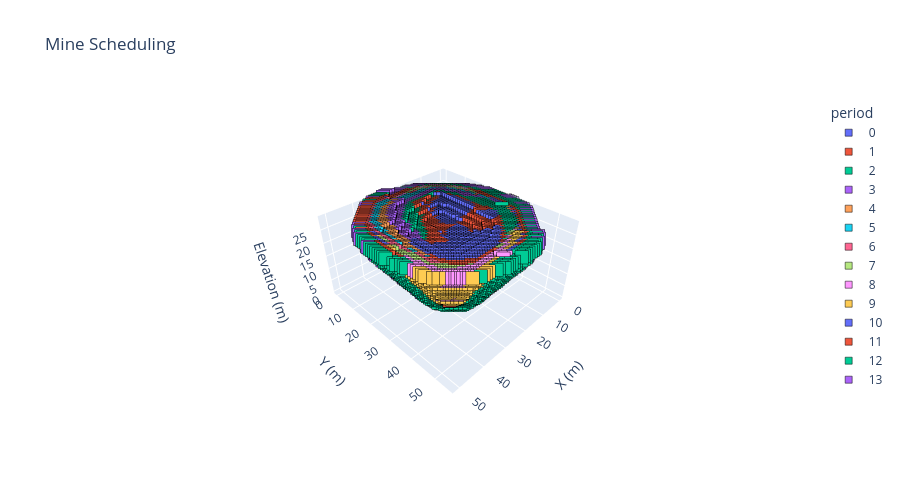

This figure's notebook cell:
### Markdown cell above
### Mine Scheduling 3D Plot

### Code cell
# Block dimensions
dx, dy, dz = 1, 1, 1

# Filter extracted blocks and prepare data
d = blocks.loc[blocks.period.notna()].copy()
d["period"] = d["period"].astype(int)
d[["x","y","z"]] *= [dx, dy, dz]
d["period"] -= d["period"].min()
d["period"] = d["period"].astype(str)

# Axis scaling for correct proportions
r = d[["x","y","z"]].max() - d[["x","y","z"]].min()
s = r.max()

# 3D categorical scatter with Plotly default colors
fig = px.scatter_3d(d, x="x", y="y", z="z", color="period", color_discrete_sequence=px.colors.qualitative.Plotly,
    category_orders={"period": sorted(d["period"], key=int)}, labels={"color": "Periods"}, 
    title="Mine Scheduling", width=900, height=500).update_traces(marker=dict(symbol="square", size=7, 
    line=dict(width=0.5, color="black"))).update_layout(scene=dict(xaxis_title="X (m)", yaxis_title="Y (m)", 
    zaxis_title="Elevation (m)", aspectmode="manual", aspectratio=dict(x=r.x/s, y=r.y/s, z=r.z/s)))
fig.show()

### Figure 1 — Plotly figure (JSON) as saved in the notebook; plotly's stock layout.template omitted (floating-point values rounded to 4 significant figures; data arrays with more than 128 entries replaced by an {"elided": "..."} marker saying what was removed)
{"data": [{"hovertemplate": "period=0<br>x=%{x}<br>y=%{y}<br>z=%{z}<extra></extra>", "legendgroup": "0", "marker": {"color": "#636EFA", "line": {"color": "black", "width": 0.5}, "size": 7, "symbol": "square"}, "mode": "markers", "name": "0", "scene": "scene", "showlegend": true, "type": "scatter3d", "x": {"elided": "1479 int values"}, "y": {"elided": "1479 int values"}, "z": {"elided": "1479 int values"}}, {"hovertemplate": "period=1<br>x=%{x}<br>y=%{y}<br>z=%{z}<extra></extra>", "legendgroup": "1", "marker": {"color": "#EF553B", "line": {"color": "black", "width": 0.5}, "size": 7, "symbol": "square"}, "mode": "markers", "name": "1", "scene": "scene", "showlegend": true, "type": "scatter3d", "x": {"elided": "1570 int values"}, "y": {"elided": "1570 int values"}, "z": {"elided": "1570 int values"}}, {"hovertemplate": "period=2<br>x=%{x}<br>y=%{y}<br>z=%{z}<extra></extra>", "legendgroup": "2", "marker": {"color": "#00CC96", "line": {"color": "black", "width": 0.5}, "size": 7, "symbol": "square"}, "mode": "markers", "name": "2", "scene": "scene", "showlegend": true, "type": "scatter3d", "x": {"elided": "2890 int values"}, "y": {"elided": "2890 int values"}, "z": {"elided": "2890 int values"}}, {"hovertemplate": "period=3<br>x=%{x}<br>y=%{y}<br>z=%{z}<extra></extra>", "legendgroup": "3", "marker": {"color": "#AB63FA", "line": {"color": "black", "width": 0.5}, "size": 7, "symbol": "square"}, "mode": "markers", "name": "3", "scene": "scene", "showlegend": true, "type": "scatter3d", "x": {"elided": "2199 int values"}, "y": {"elided": "2199 int values"}, "z": {"elided": "2199 int values"}}, {"hovertemplate": "period=4<br>x=%{x}<br>y=%{y}<br>z=%{z}<extra></extra>", "legendgroup": "4", "marker": {"color": "#FFA15A", "line": {"color": "black", "width": 0.5}, "size": 7, "symbol": "square"}, "mode": "markers", "name": "4", "scene": "scene", "showlegend": true, "type": "scatter3d", "x": {"elided": "1881 int values"}, "y": {"elided": "1881 int values"}, "z": {"elided": "1881 int values"}}, {"hovertemplate": "period=5<br>x=%{x}<br>y=%{y}<br>z=%{z}<extra></extra>", "legendgroup": "5", "marker": {"color": "#19D3F3", "line": {"color": "black", "width": 0.5}, "size": 7, "symbol": "square"}, "mode": "markers", "name": "5", "scene": "scene", "showlegend": true, "type": "scatter3d", "x": {"elided": "2064 int values"}, "y": {"elided": "2064 int values"}, "z": {"elided": "2064 int values"}}, {"hovertemplate": "period=6<br>x=%{x}<br>y=%{y}<br>z=%{z}<extra></extra>", "legendgroup": "6", "marker": {"color": "#FF6692", "line": {"color": "black", "width": 0.5}, "size": 7, "symbol": "square"}, "mode": "markers", "name": "6", "scene": "scene", "showlegend": true, "type": "scatter3d", "x": {"elided": "1779 int values"}, "y": {"elided": "1779 int values"}, "z": {"elided": "1779 int values"}}, {"hovertemplate": "period=7<br>x=%{x}<br>y=%{y}<br>z=%{z}<extra></extra>", "legendgroup": "7", "marker": {"color": "#B6E880", "line": {"color": "black", "width": 0.5}, "size": 7, "symbol": "square"}, "mode": "markers", "name": "7", "scene": "scene", "showlegend": true, "type": "scatter3d", "x": {"elided": "1713 int values"}, "y": {"elided": "1713 int values"}, "z": {"elided": "1713 int values"}}, {"hovertemplate": "period=8<br>x=%{x}<br>y=%{y}<br>z=%{z}<extra></extra>", "legendgroup": "8", "marker": {"color": "#FF97FF", "line": {"color": "black", "width": 0.5}, "size": 7, "symbol": "square"}, "mode": "markers", "name": "8", "scene": "scene", "showlegend": true, "type": "scatter3d", "x": {"elided": "1783 int values"}, "y": {"elided": "1783 int values"}, "z": {"elided": "1783 int values"}}, {"hovertemplate": "period=9<br>x=%{x}<br>y=%{y}<br>z=%{z}<extra></extra>", "legendgroup": "9", "marker": {"color": "#FECB52", "line": {"color": "black", "width": 0.5}, "size": 7, "symbol": "square"}, "mode": "markers", "name": "9", "scene": "scene", "showlegend": true, "type": "scatter3d", "x": {"elided": "1566 int values"}, "y": {"elided": "1566 int values"}, "z": {"elided": "1566 int values"}}, {"hovertemplate": "period=10<br>x=%{x}<br>y=%{y}<br>z=%{z}<extra></extra>", "legendgroup": "10", "marker": {"color": "#636EFA", "line": {"color": "black", "width": 0.5}, "size": 7, "symbol": "square"}, "mode": "markers", "name": "10", "scene": "scene", "showlegend": true, "type": "scatter3d", "x": {"elided": "1294 int values"}, "y": {"elided": "1294 int values"}, "z": {"elided": "1294 int values"}}, {"hovertemplate": "period=11<br>x=%{x}<br>y=%{y}<br>z=%{z}<extra></extra>", "legendgroup": "11", "marker": {"color": "#EF553B", "line": {"color": "black", "width": 0.5}, "size": 7, "symbol": "square"}, "mode": "markers", "name": "11", "scene": "scene", "showlegend": true, "type": "scatter3d", "x": {"elided": "2597 int values"}, "y": {"elided": "2597 int values"}, "z": {"elided": "2597 int values"}}, {"hovertemplate": "period=12<br>x=%{x}<br>y=%{y}<br>z=%{z}<extra></extra>", "legendgroup": "12", "marker": {"color": "#00CC96", "line": {"color": "black", "width": 0.5}, "size": 7, "symbol": "square"}, "mode": "markers", "name": "12", "scene": "scene", "showlegend": true, "type": "scatter3d", "x": {"elided": "3360 int values"}, "y": {"elided": "3360 int values"}, "z": {"elided": "3360 int values"}}, {"hovertemplate": "period=13<br>x=%{x}<br>y=%{y}<br>z=%{z}<extra></extra>", "legendgroup": "13", "marker": {"color": "#AB63FA", "line": {"color": "black", "width": 0.5}, "size": 7, "symbol": "square"}, "mode": "markers", "name": "13", "scene": "scene", "showlegend": true, "type": "scatter3d", "x": {"elided": "1212 int values"}, "y": {"elided": "1212 int values"}, "z": {"elided": "1212 int values"}}], "layout": {"height": 500, "legend": {"title": {"text": "period"}, "tracegroupgap": 0}, "scene": {"aspectmode": "manual", "aspectratio": {"x": 0.9273, "y": 1, "z": 0.5273}, "domain": {"x": [0, 1], "y": [0, 1]}, "xaxis": {"title": {"text": "X (m)"}}, "yaxis": {"title": {"text": "Y (m)"}}, "zaxis": {"title": {"text": "Elevation (m)"}}}, "title": {"text": "Mine Scheduling"}, "width": 900}}
